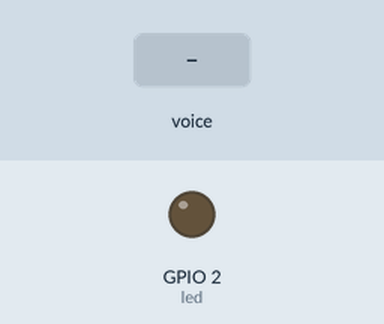
A program run on a simulated Raspberry Pi (BCM pin numbers). Parts: output pins drawn as LEDs (lit = HIGH). Inputs (shaded band) come from the test bench. Speech is recognised word for word in 0.5 s; what the program prints to the terminal is not drawn.

Above: at 1.2 s.
1.3 s: "turn on" is said to the microphone
At 2.6 s:
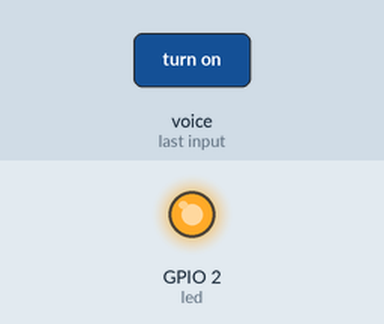
5.8 s: "turn off" is said to the microphone
At 7.2 s:
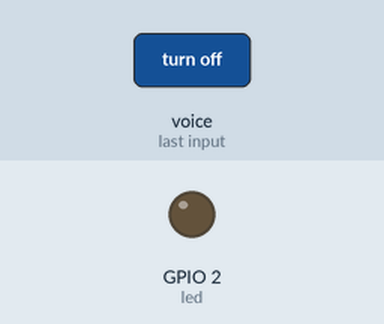
Timing chart, 0 to 8.8 s (numbered marks = the images above; inputs shaded):
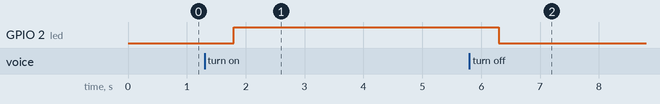

Measured:
- after the input at 1.3 s, GPIO 2 (led): LOW → HIGH after 0.50 s
- after the input at 5.8 s, GPIO 2 (led): HIGH → LOW after 0.50 s

The program:

voice_recognition.py
```python
import speech_recognition as sr
from gpiozero import LED
from time import sleep

# Setup LED on GPIO17
led = LED(2)

# Initialize recognizer
recognizer = sr.Recognizer()

# Set the correct microphone index
mic_index = 2  # UACDemoV1.0: USB Audio

print("Say 'turn on the light' or 'turn off the light'...")

while True:
    try:
        with sr.Microphone(device_index=mic_index) as source:
            recognizer.adjust_for_ambient_noise(source, duration=1)
            print("Listening...")
            audio = recognizer.listen(source)

            # Use Google Speech API
            command = recognizer.recognize_google(audio).lower()
            print("You said:", command)

            if "turn on" in command or "led on" in command:
                led.on()
                print("✅ LED turned ON")

            elif "turn off" in command or "led off" in command:
                led.off()
                print("❌ LED turned OFF")

            elif "exit" in command or "stop" in command:
                print("🛑 Exiting program.")
                break

    except sr.UnknownValueError:
        print("🤷 Sorry, I didn't catch that.")
    except sr.RequestError as e:
        print(f"❗ Speech recognition error: {e}")

    sleep(1)
```
